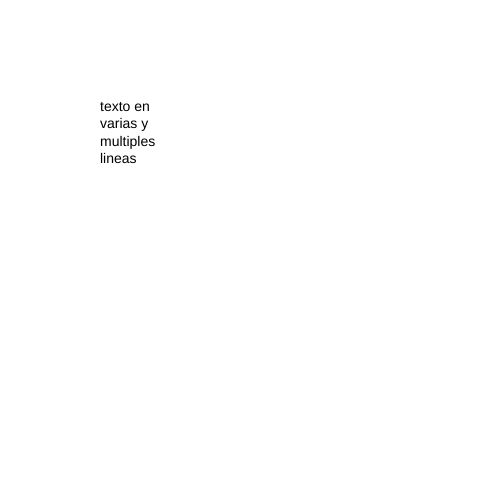
Frame 1 (no input)
Frame 60 (no input): identical to frame 1, image omitted
Frame 120 (the mouse pressed at the canvas centre since frame 60): identical to frame 1, image omitted

The p5.js sketch that drew this single still picture (run headless with seeded random() and noise() and a simulated clock; from frame 60 on, the mouse is pressed at the canvas centre):

// p5.js sketch
// ── sketch.js
function setup() {
  createCanvas(500, 500);
}

function draw() {
  background(255);
  textSize(14);
  fill(0);
  textAlign(LEFT);
  let t = "texto en varias y multiples lineas";
  //para caja de texto, simplemente agregar el tamaño de la caja luego de la posición
  text(t, 100,100, 80, 100); 
}
